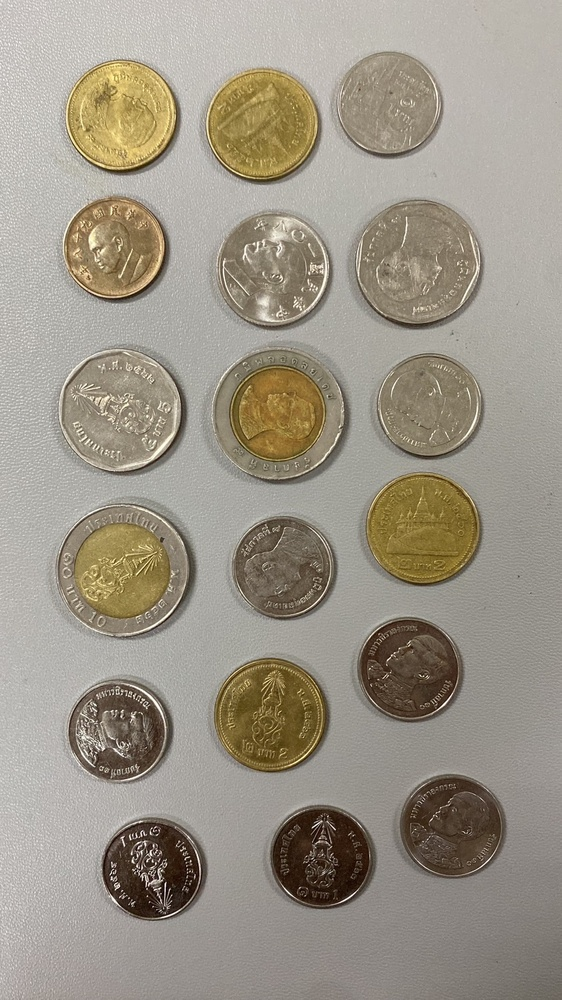
#> input picture S__14.jpg, 562 x 1000 px, shrunk from 960 x 1707 before the run
$ python test.py
#> lines starting #> are read from the running program, lines starting #| are printed output that depends on the picture
import cv2
import numpy as np

cap = cv2.imread("S__14.jpg")
#> cap is the input picture: shape (1000, 562, 3); mean B, G, R 135.3, 148.8, 156.1
gray=cv2.cvtColor(cap,cv2.COLOR_BGR2GRAY)        #แปลงภาพสีให้เป็นเกรย์สเกล
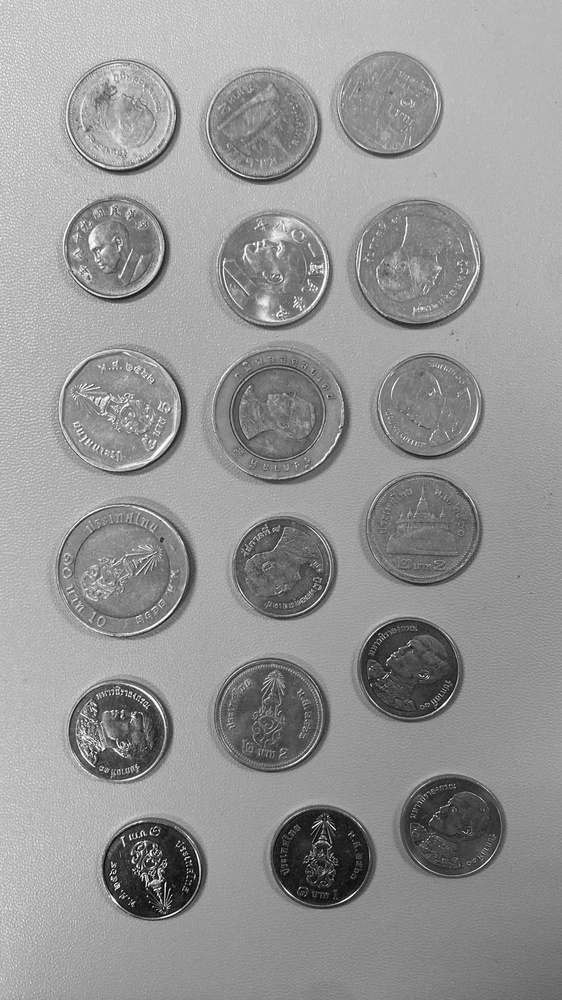
#> gray: shape (1000, 562); min 2, max 254, mean 149.4
cv2.imshow("Show",gray)
cv2.waitKey(0)

cv2.imwrite("grayy.jpg",gray)
cv2.destroyAllWindows()

$ run again, with S__140673026.jpg copied over S__14.jpg
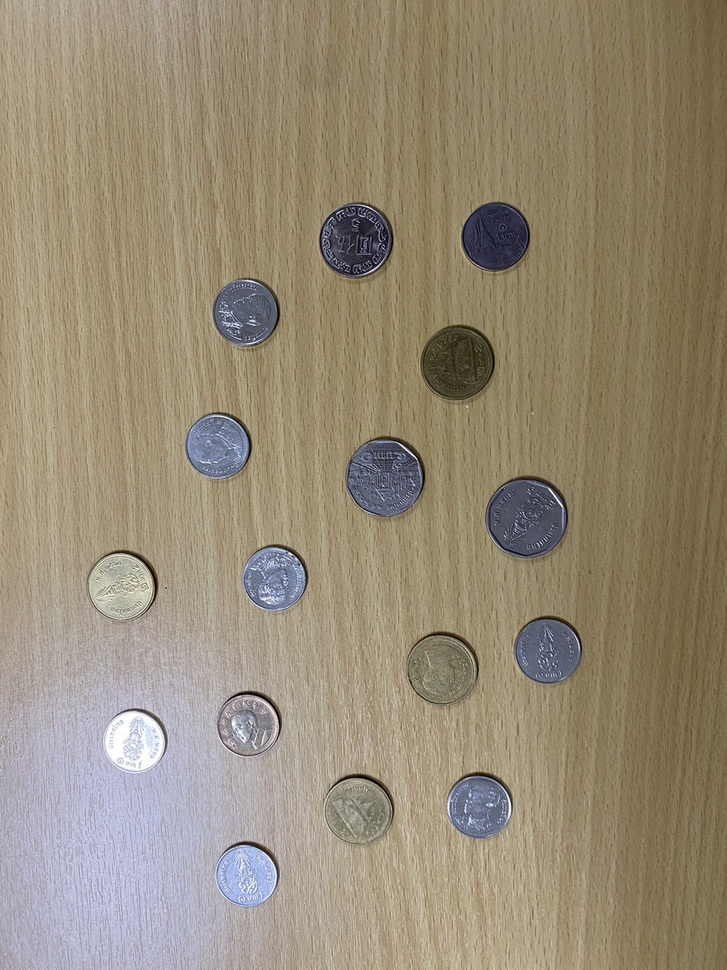
#> input picture S__140673026.jpg, 727 x 970 px, shrunk from 1109 x 1479 before the run
#> cap is the input picture: shape (970, 727, 3); mean B, G, R 118.2, 138.9, 150.8
#> `gray=cv2.cvtColor(cap,cv2.COLOR_BGR2GRAY)`:
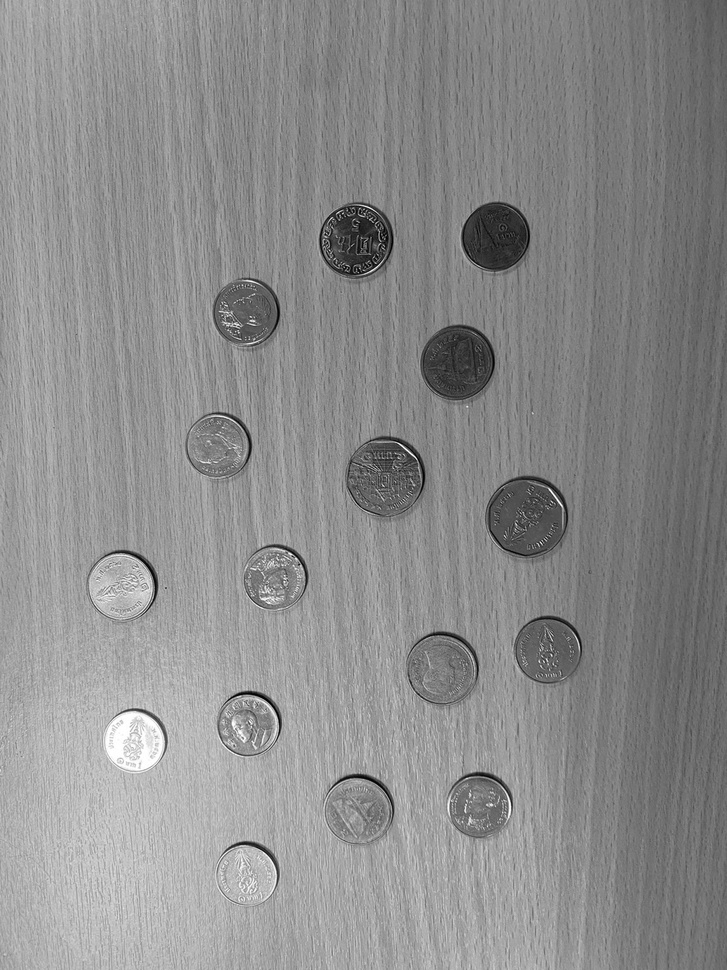
#> gray: shape (970, 727); min 1, max 255, mean 140.1
